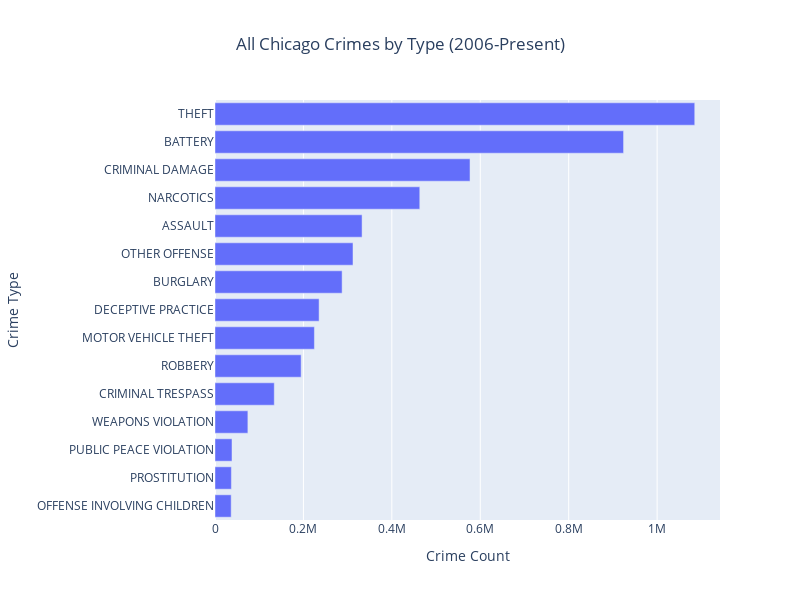

The cell this chart's notebook holds for it:
### Code cell
fig = px.bar(temp_data_frame, y="Primary Type", x="total_case", orientation="h", title="All Chicago Crimes by Type (2006-Present)")
fig.update_layout(title_x=0.5, height=600, width=800, xaxis_title="Crime Count", yaxis_title="Crime Type")
fig.show()

### Figure 1 — Plotly figure (JSON) as saved in the notebook; plotly's stock layout.template omitted (floating-point values rounded to 4 significant figures)
{"data": [{"alignmentgroup": "True", "hovertemplate": "total_case=%{x}<br>Primary Type=%{y}<extra></extra>", "legendgroup": "", "marker": {"color": "#636efa", "pattern": {"shape": ""}}, "name": "", "offsetgroup": "", "orientation": "h", "showlegend": false, "textposition": "auto", "type": "bar", "x": [36590, 37069, 38447, 74375, 134073, 194870, 224844, 235459, 287522, 312138, 332688, 463183, 576850, 924145, 1085143], "xaxis": "x", "y": ["OFFENSE INVOLVING CHILDREN", "PROSTITUTION", "PUBLIC PEACE VIOLATION", "WEAPONS VIOLATION", "CRIMINAL TRESPASS", "ROBBERY", "MOTOR VEHICLE THEFT", "DECEPTIVE PRACTICE", "BURGLARY", "OTHER OFFENSE", "ASSAULT", "NARCOTICS", "CRIMINAL DAMAGE", "BATTERY", "THEFT"], "yaxis": "y"}], "layout": {"barmode": "relative", "height": 600, "legend": {"tracegroupgap": 0}, "title": {"text": "All Chicago Crimes by Type (2006-Present)", "x": 0.5}, "width": 800, "xaxis": {"anchor": "y", "domain": [0, 1], "title": {"text": "Crime Count"}}, "yaxis": {"anchor": "x", "domain": [0, 1], "title": {"text": "Crime Type"}}}}
